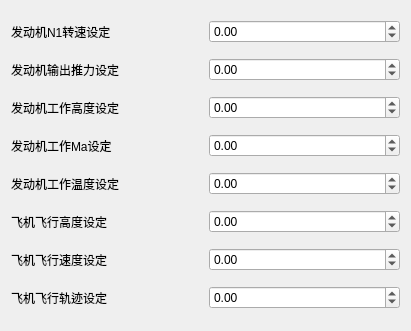
     <widget class="QWidget" name="layoutWidget_24">
      <property name="geometry">
       <rect>
        <x>1040</x>
        <y>70</y>
        <width>411</width>
        <height>331</height>
       </rect>
      </property>
      <layout class="QVBoxLayout" name="verticalLayout_31">
       <item>
        <layout class="QHBoxLayout" name="horizontalLayout_40">
         <item>
          <widget class="QLabel" name="label_97">
           <property name="text">
            <string>发动机N1转速设定</string>
           </property>
          </widget>
         </item>
         <item>
          <widget class="QDoubleSpinBox" name="send11">
           <property name="minimum">
            <double>-100000.000000000000000</double>
           </property>
           <property name="maximum">
            <double>10000.000000000000000</double>
           </property>
          </widget>
         </item>
        </layout>
       </item>
       <item>
        <layout class="QHBoxLayout" name="horizontalLayout_41">
         <item>
          <widget class="QLabel" name="label_107">
           <property name="text">
            <string>发动机输出推力设定</string>
           </property>
          </widget>
         </item>
         <item>
          <widget class="QDoubleSpinBox" name="send12">
           <property name="minimum">
            <double>-100000.000000000000000</double>
           </property>
           <property name="maximum">
            <double>10000.000000000000000</double>
           </property>
          </widget>
         </item>
        </layout>
       </item>
       <item>
        <layout class="QHBoxLayout" name="horizontalLayout_42">
         <item>
          <widget class="QLabel" name="label_108">
           <property name="text">
            <string>发动机工作高度设定</string>
           </property>
          </widget>
         </item>
         <item>
          <widget class="QDoubleSpinBox" name="send13">
           <property name="minimum">
            <double>-100000.000000000000000</double>
           </property>
           <property name="maximum">
            <double>10000.000000000000000</double>
           </property>
          </widget>
         </item>
        </layout>
       </item>
       <item>
        <layout class="QHBoxLayout" name="horizontalLayout_43">
         <item>
          <widget class="QLabel" name="label_109">
           <property name="text">
            <string>发动机工作Ma设定</string>
           </property>
          </widget>
         </item>
         <item>
          <widget class="QDoubleSpinBox" name="send14">
           <property name="minimum">
            <double>-100000.000000000000000</double>
           </property>
           <property name="maximum">
            <double>10000.000000000000000</double>
           </property>
          </widget>
         </item>
        </layout>
       </item>
       <item>
        <layout class="QHBoxLayout" name="horizontalLayout_44">
         <item>
          <widget class="QLabel" name="label_110">
           <property name="text">
            <string>发动机工作温度设定</string>
           </property>
          </widget>
         </item>
         <item>
          <widget class="QDoubleSpinBox" name="send15">
           <property name="minimum">
            <double>-100000.000000000000000</double>
           </property>
           <property name="maximum">
            <double>10000.000000000000000</double>
           </property>
          </widget>
         </item>
        </layout>
       </item>
       <item>
        <layout class="QHBoxLayout" name="horizontalLayout_45">
         <item>
          <widget class="QLabel" name="label_111">
           <property name="text">
            <string>飞机飞行高度设定</string>
           </property>
          </widget>
         </item>
         <item>
          <widget class="QDoubleSpinBox" name="send16">
           <property name="minimum">
            <double>-100000.000000000000000</double>
           </property>
           <property name="maximum">
            <double>10000.000000000000000</double>
           </property>
          </widget>
         </item>
        </layout>
       </item>
       <item>
        <layout class="QHBoxLayout" name="horizontalLayout_46">
         <item>
          <widget class="QLabel" name="label_112">
           <property name="text">
            <string>飞机飞行速度设定</string>
           </property>
          </widget>
         </item>
         <item>
          <widget class="QDoubleSpinBox" name="send17">
           <property name="minimum">
            <double>-100000.000000000000000</double>
           </property>
           <property name="maximum">
            <double>10000.000000000000000</double>
           </property>
          </widget>
         </item>
        </layout>
       </item>
       <item>
        <layout class="QHBoxLayout" name="horizontalLayout_47">
         <item>
          <widget class="QLabel" name="label_113">
           <property name="text">
            <string>飞机飞行轨迹设定</string>
           </property>
          </widget>
         </item>
         <item>
          <widget class="QDoubleSpinBox" name="send18">
           <property name="minimum">
            <double>-100000.000000000000000</double>
           </property>
           <property name="maximum">
            <double>10000.000000000000000</double>
           </property>
          </widget>
         </item>
        </layout>
       </item>
      </layout>
     </widget>
